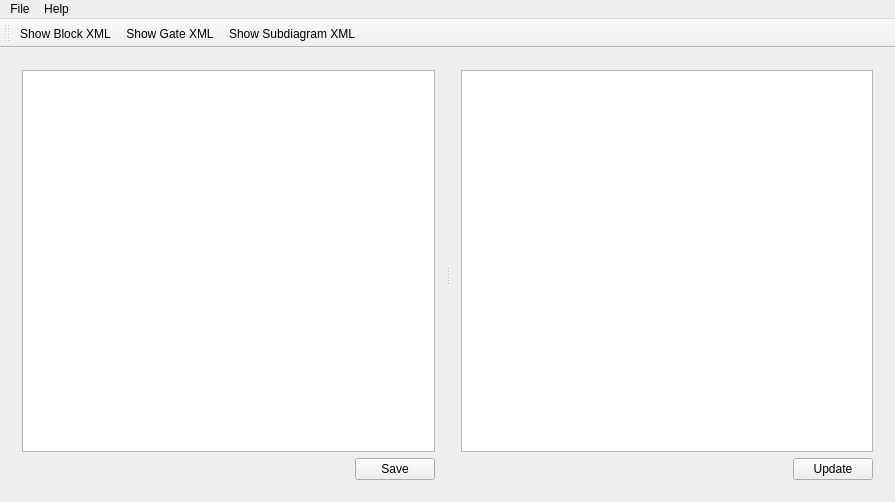
<?xml version="1.0" encoding="UTF-8"?>
<ui version="4.0">
 <class>MainWindow</class>
 <widget class="QMainWindow" name="MainWindow">
  <property name="geometry">
   <rect>
    <x>0</x>
    <y>0</y>
    <width>895</width>
    <height>502</height>
   </rect>
  </property>
  <property name="windowTitle">
   <string>MainWindow</string>
  </property>
  <widget class="QWidget" name="centralWidget">
   <layout class="QHBoxLayout" name="horizontalLayout_3">
    <item>
     <widget class="QSplitter" name="splitter">
      <property name="orientation">
       <enum>Qt::Horizontal</enum>
      </property>
      <widget class="QWidget" name="">
       <layout class="QVBoxLayout" name="verticalLayoutText">
        <item>
         <widget class="QTextEdit" name="textEdit">
          <property name="cursor" stdset="0">
           <cursorShape>IBeamCursor</cursorShape>
          </property>
         </widget>
        </item>
        <item>
         <layout class="QHBoxLayout" name="horizontalLayoutTextButtons">
          <item>
           <spacer name="horizontalSpacerTextButtons">
            <property name="orientation">
             <enum>Qt::Horizontal</enum>
            </property>
            <property name="sizeHint" stdset="0">
             <size>
              <width>40</width>
              <height>20</height>
             </size>
            </property>
           </spacer>
          </item>
          <item>
           <widget class="QPushButton" name="saveButton">
            <property name="text">
             <string>Save</string>
            </property>
           </widget>
          </item>
         </layout>
        </item>
       </layout>
      </widget>
      <widget class="QWidget" name="">
       <layout class="QVBoxLayout" name="verticalLayoutGraphics">
        <item>
         <widget class="QGraphicsView" name="graphicsView"/>
        </item>
        <item>
         <layout class="QHBoxLayout" name="horizontalLayoutGraphicsButtons">
          <item>
           <spacer name="horizontalSpacerGraphicsButtons">
            <property name="orientation">
             <enum>Qt::Horizontal</enum>
            </property>
            <property name="sizeHint" stdset="0">
             <size>
              <width>40</width>
              <height>20</height>
             </size>
            </property>
           </spacer>
          </item>
          <item>
           <widget class="QPushButton" name="updateButton">
            <property name="text">
             <string>Update</string>
            </property>
           </widget>
          </item>
         </layout>
        </item>
       </layout>
      </widget>
     </widget>
    </item>
   </layout>
  </widget>
  <widget class="QMenuBar" name="menuBar">
   <property name="geometry">
    <rect>
     <x>0</x>
     <y>0</y>
     <width>895</width>
     <height>20</height>
    </rect>
   </property>
   <widget class="QMenu" name="menuFile">
    <property name="title">
     <string>File</string>
    </property>
    <addaction name="actionNew_Description_File"/>
    <addaction name="actionLoad_Description_File"/>
   </widget>
   <widget class="QMenu" name="menuHelp">
    <property name="title">
     <string>Help</string>
    </property>
    <addaction name="actionShow_Template"/>
    <addaction name="actionShow_Example"/>
   </widget>
   <addaction name="menuFile"/>
   <addaction name="menuHelp"/>
  </widget>
  <widget class="QToolBar" name="mainToolBar">
   <attribute name="toolBarArea">
    <enum>TopToolBarArea</enum>
   </attribute>
   <attribute name="toolBarBreak">
    <bool>false</bool>
   </attribute>
   <addaction name="actionShow_Block_XML"/>
   <addaction name="actionShow_Gate_XML"/>
   <addaction name="actionShow_Subdiagram_XML"/>
  </widget>
  <action name="actionNew_Description_File">
   <property name="text">
    <string>New Description File</string>
   </property>
   <property name="shortcut">
    <string>Ctrl+N</string>
   </property>
  </action>
  <action name="actionLoad_Description_File">
   <property name="text">
    <string>Open Description File</string>
   </property>
   <property name="shortcut">
    <string>Ctrl+O</string>
   </property>
  </action>
  <action name="actionShow_Block_XML">
   <property name="text">
    <string>Show Block XML</string>
   </property>
   <property name="toolTip">
    <string>Show a copiable example of the XML structure for a block</string>
   </property>
  </action>
  <action name="actionShow_Gate_XML">
   <property name="text">
    <string>Show Gate XML</string>
   </property>
   <property name="toolTip">
    <string>Show a copiable example of the XML structure for a gate</string>
   </property>
  </action>
  <action name="actionShow_Subdiagram_XML">
   <property name="text">
    <string>Show Subdiagram XML</string>
   </property>
   <property name="toolTip">
    <string>Show a copiable example of the XML structure for a subdiagram</string>
   </property>
  </action>
  <action name="actionShow_Example">
   <property name="text">
    <string>Show Example</string>
   </property>
  </action>
  <action name="actionShow_Template">
   <property name="text">
    <string>Show Template</string>
   </property>
  </action>
  <action name="actionActionSave_Description_File">
   <property name="text">
    <string>actionSave_Description_File</string>
   </property>
  </action>
 </widget>
 <layoutdefault spacing="6" margin="11"/>
 <resources/>
 <connections/>
</ui>
